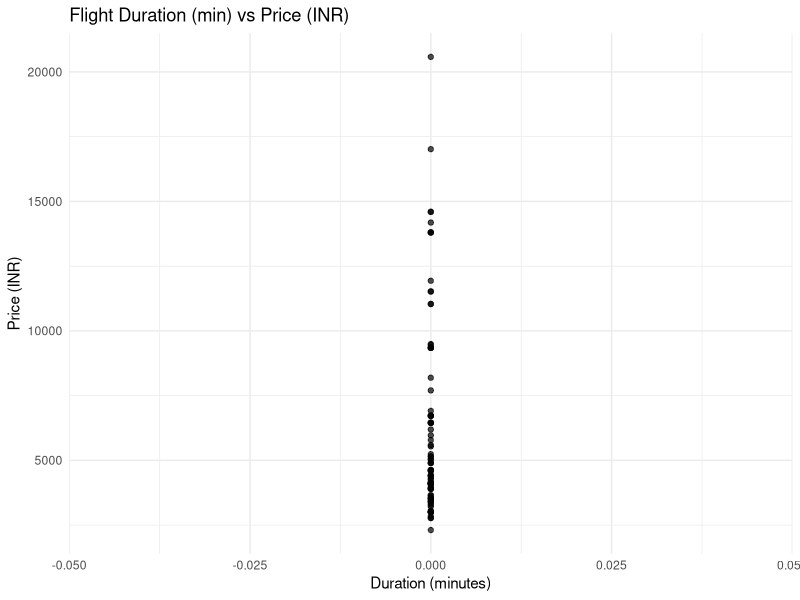
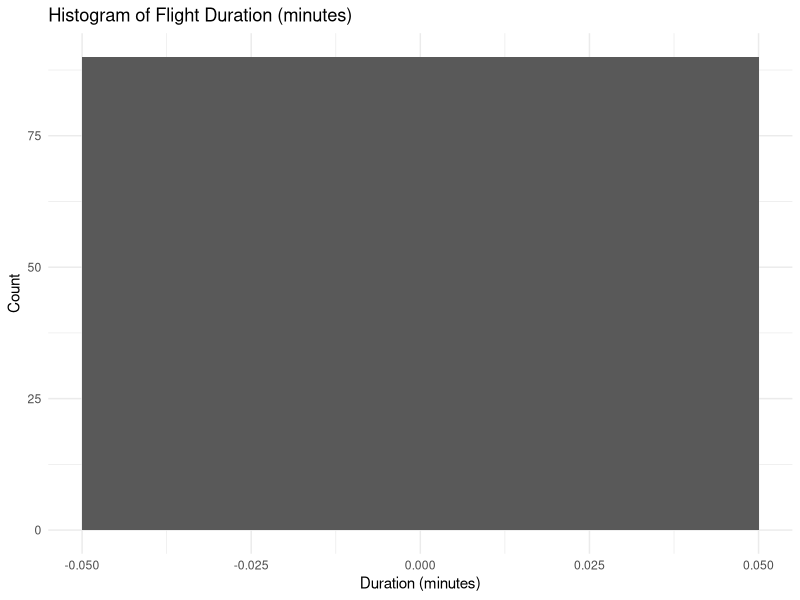
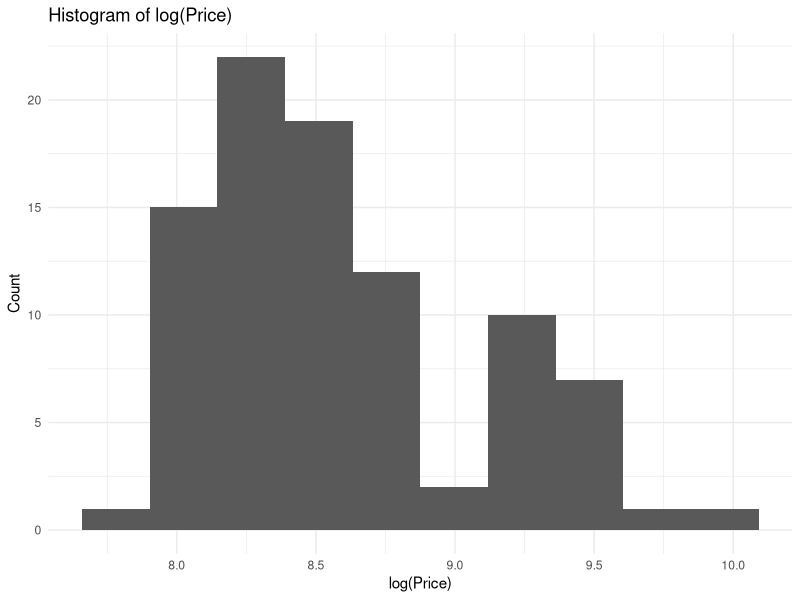

Generate these figures, in order, with R: (Note: this script raises an error after producing the figures.)

library(tidyverse)    
library(ggpubr)       
library(readr)
library(rstatix)      
library(psych)        
library(Hmisc)        

# Load data
df <- read_csv("flight_data_BOM_BLR.csv", show_col_types = FALSE)

print("Columns present:")
print(colnames(df))
print(glimpse(df))

# Convert "01 h 55 m" -> minutes (numeric)
parse_duration_to_minutes <- function(x) {
  x <- as.character(x)
  # remove any trailing newlines and extra text
  x <- str_replace_all(x, "\\r|\\n|\\+ 1 DAY", "")
  # extract hours and minutes
  h <- as.numeric(str_extract(x, "(\\d+)\\s*h"))
  m <- as.numeric(str_extract(x, "(\\d+)\\s*m"))
  h[is.na(h)] <- 0
  m[is.na(m)] <- 0
  return(h * 60 + m)
}

# Clean price: remove commas, currency symbols, convert to numeric
clean_price <- function(x) {
  x <- as.character(x)
  x <- str_replace_all(x, "[^0-9.]", "")
  as.numeric(x)
}

# --- Apply cleaning ---
df <- df %>%
  mutate(duration_min = parse_duration_to_minutes(Duration),
         price_num = clean_price(Price))

# Check missingness and counts
n_total <- nrow(df)
n_valid <- df %>% filter(!is.na(duration_min) & !is.na(price_num)) %>% nrow()
cat("Total observations:", n_total, "\n")
cat("Observations with valid duration and price:", n_valid, "\n")

# Keep only valid rows for analysis
df_clean <- df %>% filter(!is.na(duration_min) & !is.na(price_num))

# Descriptive stats
desc_table <- df_clean %>%
  summarise(n = n(),
            mean_duration = mean(duration_min),
            sd_duration = sd(duration_min),
            mean_price = mean(price_num),
            sd_price = sd(price_num),
            median_price = median(price_num))
print(desc_table)

# 1) Scatter plot: Duration vs Price
p_scatter <- ggplot(df_clean, aes(x = duration_min, y = price_num)) +
  geom_point(alpha = 0.7) +
  labs(title = "Flight Duration (min) vs Price (INR)",
       x = "Duration (minutes)",
       y = "Price (INR)") +
  theme_minimal()
ggsave("fig_scatter_duration_price.png", p_scatter, width = 8, height = 5, dpi = 300)

# 2) Histogram: Duration
p_hist_dur <- ggplot(df_clean, aes(x = duration_min)) +
  geom_histogram(bins = 10) +
  labs(title = "Histogram of Flight Duration (minutes)",
       x = "Duration (minutes)",
       y = "Count") +
  theme_minimal()
ggsave("fig_hist_duration.png", p_hist_dur, width = 7, height = 4, dpi = 300)

# 3) Histogram: log(price)
p_hist_logp <- ggplot(df_clean, aes(x = log(price_num))) +
  geom_histogram(bins = 10) +
  labs(title = "Histogram of log(Price)",
       x = "log(Price)",
       y = "Count") +
  theme_minimal()
ggsave("fig_hist_logprice.png", p_hist_logp, width = 7, height = 4, dpi = 300)


shapiro_duration <- shapiro_test(df_clean$duration_min)
shapiro_price <- shapiro_test(df_clean$price_num)
cat("Shapiro test for duration: p =", shapiro_duration$p, "\n")
cat("Shapiro test for price: p =", shapiro_price$p, "\n")

pearson_res <- cor.test(df_clean$duration_min, df_clean$price_num, method = "pearson")
cat("Pearson r =", pearson_res$estimate, " p =", pearson_res$p.value, "\n")

# Spearman (rank-based, robust to non-normality)
spearman_res <- cor.test(df_clean$duration_min, df_clean$price_num, method = "spearman")
cat("Spearman rho =", spearman_res$estimate, " p =", spearman_res$p.value, "\n")


# Save a CSV of cleaned data and summary stats for Appendix 
write_csv(df_clean, "flight_data_BOM_BLR_clean.csv")
write_csv(as.data.frame(t(desc_table)), "summary_stats.csv")

# Print sample of cleaned rows for report 
print(head(df_clean %>% select(FlightName, FlightCode, Duration, duration_min, Price, price_num), 10))

cat("All plots saved: fig_scatter_duration_price.png, fig_hist_duration.png, fig_hist_logprice.png\n")
